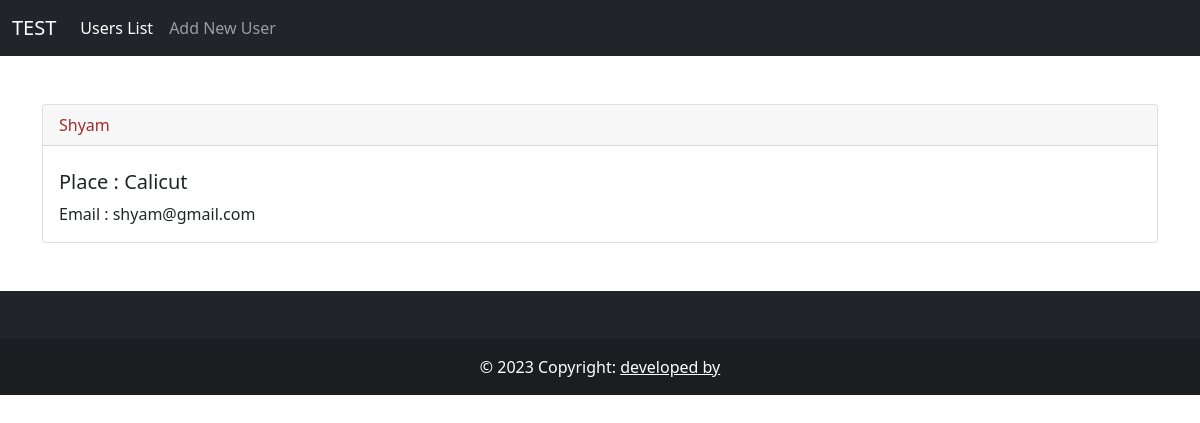
The page /user_detail/1/ on the database its author committed.
### web/models.py (models this page shows, shortened)
class User(models.Model):
    name = models.CharField(max_length=50)
    email = models.EmailField(max_length=50)
    place = models.CharField(max_length=50)

### web/views.py (the view)
# urls.py: path('user_detail/<str:pk>/',views.UserDetailView.as_view(),name='user_detail_view'),
class UserDetailView(DetailView):
    model= User
    template_name = 'web/user_detail.html'
    context_object_name = 'user_detail'

### templates/web/user_detail.html
{% extends 'web/base.html' %}
{% load static %}
{% block content %}
<div class="container pt-5 pb-5">
    <div class="card">
        <div class="card-header" style="color: brown;">
            {{user_detail.name}}
        </div>
        <div class="card-body">
          <h5 class="card-title pt-2">Place :  {{user_detail.place}}</h5>
          <p class="card-text">Email :  {{user_detail.email}}</p>
        </div>
      </div>
</div>
{% endblock %}

### rows shown on the page
User: name "Shyam", place "Calicut", email "shyam@gmail.com"
